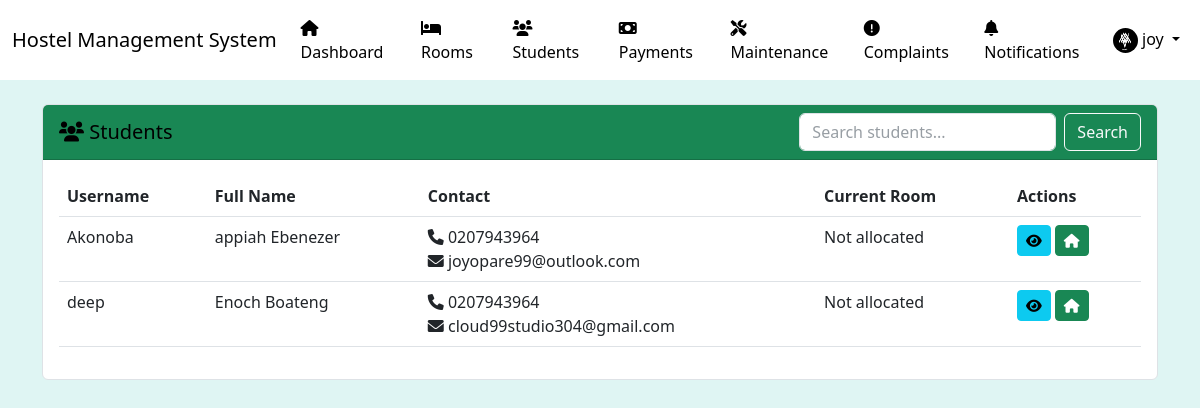
The app's page /students/ (signed in) with its own data.
### users/models.py (models this page shows, shortened)
class User(AbstractUser):
    USER_TYPE_CHOICES = (
        ('admin', 'Administrator'),
        ('staff', 'Staff'),
        ('student', 'Student'),
        ('parent', 'Parent/Guardian'),
    )
    THEME_CHOICES = (
        ('light', 'Light'),
        ('dark', 'Dark'),
    )
    user_type = models.CharField(max_length=20, choices=USER_TYPE_CHOICES, default='student')
    phone_number = models.CharField(max_length=15, blank=True)
    address = models.TextField(blank=True)
    profile_picture = models.ImageField(upload_to='profile_pics/', blank=True, null=True)
    date_of_birth = models.DateField(null=True, blank=True)
    emergency_contact = models.CharField(max_length=15, blank=True)
    theme_preference = models.CharField(max_length=10, choices=THEME_CHOICES, default='light')
    created_at = models.DateTimeField(auto_now_add=True)
    updated_at = models.DateTimeField(auto_now=True)
    class Meta:
        verbose_name = 'User'
        verbose_name_plural = 'Users'
    def is_admin(self):
        return self.user_type == 'admin'

### users/views.py (the view)
# urls.py: path('students/', user_views.student_list, name='student_list'),
@login_required
def student_list(request):
    students = User.objects.filter(user_type='student').order_by('username')
    search_query = request.GET.get('search', '')
    if search_query:
        students = students.filter(username__icontains=search_query)
    paginator = Paginator(students, 10)  # Show 10 students per page
    page_number = request.GET.get('page')
    page_obj = paginator.get_page(page_number)
    for student in page_obj:
        try:
            allocation = RoomAllocation.objects.filter(
                student=student,
                is_active=True,
                check_out_date__isnull=True
            ).first()
            student.current_room = allocation.room if allocation else None
        except AttributeError:
            student.current_room = None
    context = {
        'page_obj': page_obj,
        'search_query': search_query,
    }
    return render(request, 'users/student_list.html', context)

### core/templatetags/notification_tags.py (called while the page is built)
@register.simple_tag
def get_unread_notifications_count(user):
    return Notification.objects.filter(recipients=user).exclude(read_by=user).count()

### templates/users/student_list.html (shortened to what this page needs)
{% extends 'base.html' %}
{% load static %}
{% block content %}
<div class="card">
    <div class="card-header bg-success d-flex justify-content-between align-items-center">
        <h5 class="mb-0"><i class="fas fa-users"></i> Students</h5>
        <form class="d-flex" method="get">
            <input class="form-control me-2" type="search" placeholder="Search students..." name="search" value="{{ search_query }}">
            <button class="btn btn-outline-light" type="submit">Search</button>
        </form>
    </div>
    <div class="card-body">
        <div class="table-responsive">
            <table class="table table-hover">
                <thead>
                    <tr>
                        <th>Username</th>
                        <th>Full Name</th>
                        <th>Contact</th>
                        <th>Current Room</th>
                        <th>Actions</th>
                    </tr>
                </thead>
                <tbody>
                    {% for student in page_obj %}
                    <tr>
                        <td>{{ student.username }}</td>
                        <td>{{ student.get_full_name }}</td>
                        <td>
                            <i class="fas fa-phone"></i> {{ student.phone_number }}<br>
                            <i class="fas fa-envelope"></i> {{ student.email }}
                        </td>
                        <td>
                            {% if student.current_room %}
                                Room {{ student.current_room.room_number }}
                            {% else %}
                                Not allocated
                            {% endif %}
                        </td>
                        <td>
                            <a href="{% url 'student_detail' student.id %}" class="btn btn-sm btn-info" title="View Details">
                                <i class="fas fa-eye"></i>
                            </a>
                            {% if not student.current_room %}
                            <a href="#" class="btn btn-sm btn-success" title="Allocate Room">
                                <i class="fas fa-home"></i>
                            </a>
                            {% endif %}
                        </td>
                    </tr>
                    {% empty %}
                    <tr>
                        <td colspan="5" class="text-center">No students found.</td>
                    </tr>
                    {% endfor %}
                </tbody>
            </table>
        </div>
    </div>
</div>
{% endblock %}

### templates/base.html (shortened to what this page needs)
<!DOCTYPE html>
<html lang="en" data-theme="{{ user.theme_preference|default:'light' }}">
<head>
    <link href="https://cdn.jsdelivr.net/npm/bootstrap@5.3.0/dist/css/bootstrap.min.css" rel="stylesheet">
    <link href="https://cdnjs.cloudflare.com/ajax/libs/font-awesome/6.0.0/css/all.min.css" rel="stylesheet">
</head>
<body>
    {% if user.is_authenticated %}
    <nav class="navbar navbar-expand-lg navbar-light navbar-custom">
        <div class="container-fluid">
            <a class="navbar-brand" href="{% url 'dashboard' %}">Hostel Management System</a>
            <div class="collapse navbar-collapse" id="navbarNav">
                <ul class="navbar-nav me-auto">
                    {% if user.is_admin %}
                    <li class="nav-item">
                        <a class="nav-link" href="{% url 'dashboard' %}"><i class="fas fa-home"></i> Dashboard</a>
                    </li>
                    {% endif %}
                    <li class="nav-item">
                        <a class="nav-link" href="{% url 'room_list' %}"><i class="fas fa-bed"></i> Rooms</a>
                    </li>
                    <li class="nav-item">
                        <a class="nav-link" href="{% url 'student_list' %}"><i class="fas fa-users"></i> Students</a>
                    </li>
                    {% if user.is_admin %}
                    <li class="nav-item">
                        <a class="nav-link" href="{% url 'payment_list' %}"><i class="fas fa-money-bill"></i> Payments</a>
                    </li>
                    {% endif %}
                    <li class="nav-item">
                        <a class="nav-link" href="{% url 'maintenance_list' %}"><i class="fas fa-tools"></i> Maintenance</a>
                    </li>
                    <li class="nav-item">
                        <a class="nav-link" href="{% url 'complaint_list' %}"><i class="fas fa-exclamation-circle"></i> Complaints</a>
                    </li>
                    <li class="nav-item">
                        <a class="nav-link" href="{% url 'notification_list' %}">
                            <i class="fas fa-bell"></i> Notifications
                            {% load notification_tags %}
                            {% get_unread_notifications_count request.user as unread_count %}
                        </a>
                    </li>
                </ul>
                <ul class="navbar-nav">
                    <li class="nav-item dropdown">
                        <a class="nav-link dropdown-toggle" href="#" id="navbarDropdown" role="button" data-bs-toggle="dropdown">
                            {% if user.profile_picture %}
                                <img src="{{ user.profile_picture.url }}" alt="{{ user.username }}" class="rounded-circle" width="25" height="25">
                            {% else %}
                                <i class="fas fa-user"></i>
                            {% endif %}
                            {{ user.username }}
                        </a>
                    </li>
                </ul>
            </div>
        </div>
    </nav>
    {% endif %}
    <div class="container mt-4">
        {% block content %}{% endblock %}
    </div>
</body>
</html>

### templates/base.html (style rules this page uses)
:root[data-theme="light"] { --bg-color: #dff5f3; --text-color: #000000; --navbar-bg: #ffffff; --card-bg: #ffffff; --border-color: #dee2e6; --nav-text-color: #000000; --link-color: #000000; --link-hover-color: #333333; --input-bg: #ffffff; --input-text: #000000; --input-placeholder: #6c757d; }
body { background: var(--bg-color); color: var(--text-color); }
.navbar-custom { background-color: var(--navbar-bg) !important; position: relative; z-index: 1030; }
.navbar-custom .navbar-brand, .navbar-custom .nav-link, .navbar-custom .navbar-text { color: var(--nav-text-color) !important; }
.card { background-color: var(--card-bg); border-color: var(--border-color); color: var(--text-color); }
.form-control { background-color: var(--input-bg) !important; color: var(--input-text) !important; border-color: var(--border-color) !important; }
.form-control::placeholder { color: var(--input-placeholder) !important; opacity: 0.7 !important; }
input[type="search"] { background-color: var(--input-bg) !important; color: var(--input-text) !important; position: relative; z-index: 1; }
input[type="search"]::placeholder { color: var(--input-placeholder) !important; opacity: 0.7 !important; }

### records on screen
User: profile_picture (picture), username "joy"
User: username "Akonoba", get_full_name "appiah Ebenezer", phone_number "0207943964", email "joyopare99@outlook.com", shows "Not allocated"
User: username "deep", get_full_name "Enoch Boateng", phone_number "0207943964", email "cloud99studio304@gmail.com", shows "Not allocated"
